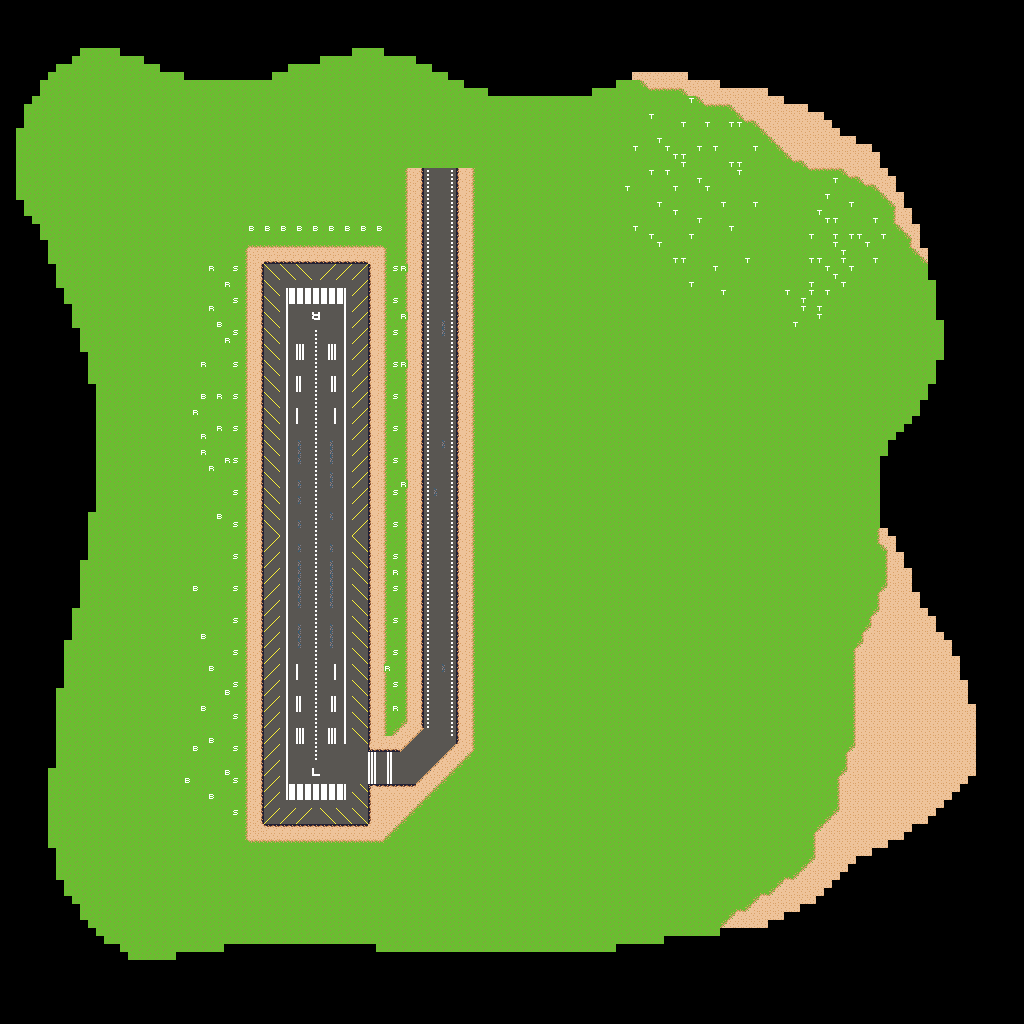

A 2D game scene composited from a Tiled map and its tileset images. What follows is a short description and the map's XML, with each tile layer's data collapsed to a summary:
An orthogonal 128x128 tile map with 8x8 px tiles, 1 tile layer (ground).

<map version="1.4" tiledversion="1.4.2" orientation="orthogonal" renderorder="right-down" width="128" height="128" tilewidth="8" tileheight="8" infinite="0" nextlayerid="2" nextobjectid="1">
 <tileset firstgid="1" source="flight.tsx" />
 <layer id="1" name="ground" width="128" height="128">
  <data>[16384 cells, 11448 non-empty, 21 distinct tile ids]</data>
 </layer>
</map>
